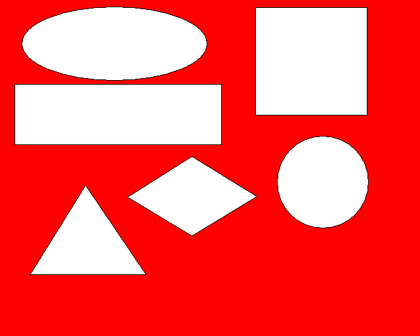
%> input picture input/01.bmp, 420 x 336 px, shrunk from 640 x 512 before the run
$ octave Ex04_shape_detect.m   (GNU Octave 9; MATLAB toolbox functions it lacks are replaced by stand-ins)
%> lines starting %> are read from the running program, lines starting %| are printed output that depends on the picture; in (x1, y1, x2, y2) boxes, pixels count from 0 and x2, y2 are one past the last pixel; in counts of white or black regions, pixels touching at a corner belong together; the program's own positions count from 1
close all
format long
i=imread('01.bmp');
%> i is the input picture: size 336x420x3 uint8; mean R, G, B 252, 92.6, 92.6
figure;imshow(i);
a=rgb2gray(i);
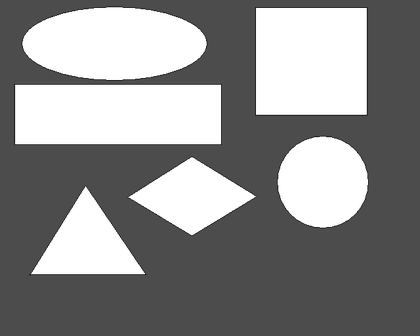
%> a: size 336x420 uint8; min 16, max 255, mean 140.1
bw=edge(a,'canny');
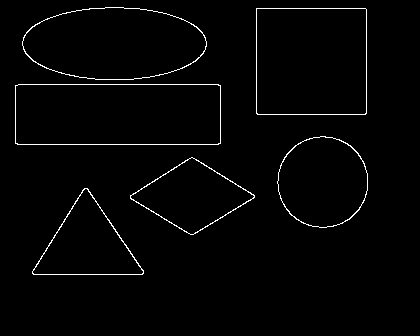
%> bw: size 336x420 logical; 1.7% white in thin lines or dots, all inside (x1, y1, x2, y2) = (15, 7, 368, 275)
bw = bwareaopen(bw,30);
se = strel('disk',2);
bw = imclose(bw,se);
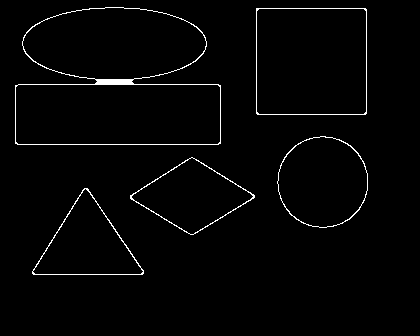
%> bw: size 336x420 logical; 1.9% white in thin lines or dots, all inside (x1, y1, x2, y2) = (15, 7, 368, 275)
bw = imfill(bw,'holes');
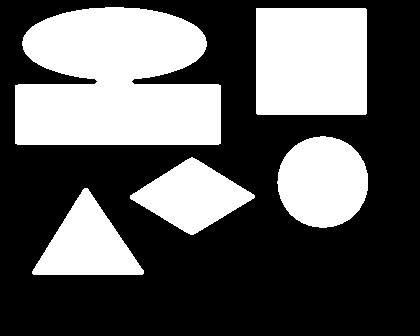
%> bw: size 336x420 logical; 36.9% white; 5 white regions, box (x1, y1, x2, y2) and area: (15, 7, 221, 145) 23331, (256, 8, 367, 115) 11874, (277, 136, 368, 228) 6549, (32, 188, 144, 275) 5218, (130, 157, 255, 235) 5150
L = bwlabel(bw);
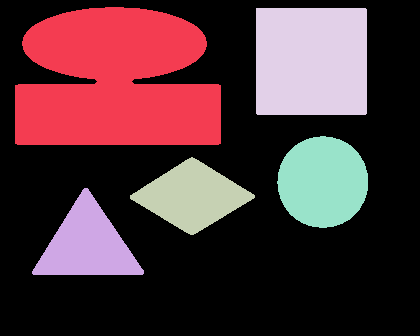
%> L: size 336x420 double; 6 distinct labels, from 0 to 5; one colour per label, 0 black
s  = regionprops(L, 'centroid');
%> s = 5 regions; Centroid: [116.9 82.5], [87.9 245.6], [192.7 196.9], [312 62], [323.4 182.6]
dt  = regionprops(L, 'area');
%> dt = 5 regions; Area: 23331, 11874, 6549, 5218, 5150
cv = regionprops(L, 'perimeter');
%> cv = 5 regions; Perimeter: 875.6, 314.1, 293.5, 421.1, 284.6
dim = size(s)
%> dim = [5 1]
BW_filled = imfill(bw,'holes');
boundaries = bwboundaries(BW_filled);
%> boundaries = 5 boundaries; box (x1, y1, x2, y2) and points: (15, 7, 221, 145) 855, (256, 8, 367, 115) 430, (32, 188, 144, 275) 285, (277, 136, 368, 228) 258, (130, 157, 255, 235) 254
[B,L] = bwboundaries(BW_filled,'noholes');
%> B has the same summary as boundaries
figure;imshow(i);
hold on;
for k=1:length(B)
    b= boundaries{k};
    dim = size(b)
    for i=1:dim(1)
        khoangcach{k}(1,i) = sqrt ( ( b(i,2) - s(k).Centroid(1) )^2 + ( b(i,1) - s(k).Centroid(2) )^2 )
    end
    a=max(khoangcach{k});
    b=min(khoangcach{k});
    c=dt(k).Area;
    vuong = c/(4*b^2)
    chunhat=c/(4*b*(a^2-b^2)^0.5);
    tamgiacdeu=(c*3^0.5)/((a+b)^2);
 boundary = B{k};
    if (vuong < 1.05 ) & (vuong > 0.95 )
            text(s(k).Centroid(1)-20,s(k).Centroid(2),'Tu Giac')
            plot(boundary(:,2), boundary(:,1), 'g', 'LineWidth', 4)
%     elseif (thoi < 1.05 ) & (thoi > 0.95 )
%             text(s(k).Centroid(1)-20,s(k).Centroid(2),'Tu Giac')
            plot(boundary(:,2), boundary(:,1), 'g', 'LineWidth', 4)
    elseif ((chunhat <1.05) & (chunhat >0.95))
            text(s(k).Centroid(1)-20,s(k).Centroid(2),'Tu Giac')
            plot(boundary(:,2), boundary(:,1), 'g', 'LineWidth', 4)
    elseif  (tamgiacdeu < 1.05 ) & (tamgiacdeu > 0.95 )
            text(s(k).Centroid(1)-20,s(k).Centroid(2),'Tam Giac')
            plot(boundary(:,2), boundary(:,1), 'g', 'LineWidth', 4)
    end
end
%> this loop made 5 passes
%> (dim, a, c, vuong, chunhat, tamgiacdeu) on passes 1 to 5: ([855 2], 120.9, 23331, 25.52, 3.22, 2.18), ([285 2], 62.93, 5218, 1.51, 0.797, 1.06), ([254 2], 62.32, 5150, 1.18, 0.738, 0.982), ([430 2], 76.37, 11874, 1.06, 1.02, 1.23), ([258 2], 45.9, 6549, 0.83, 3.19, 1.39)
%> after the loop, khoangcach = 5 items
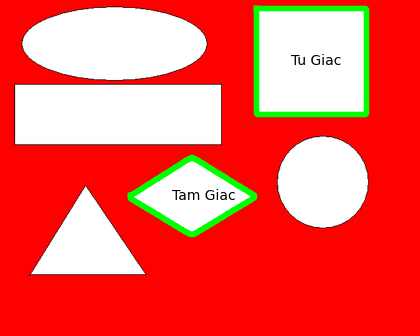
%> figure redrawn from the program's plot data

$ run again, with input/1.jpg saved as input/01.bmp
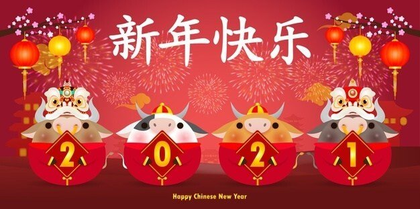
%> input picture input/1.jpg, 420 x 209 px, shrunk from 626 x 312 before the run
%> i is the input picture: size 209x420x3 uint8; mean R, G, B 184.2, 69.3, 66.4
%> `L = bwlabel(bw);`:
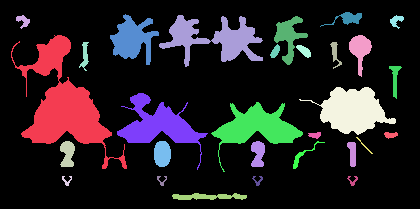
%> L: size 209x420 double; 30 distinct labels, from 0 to 29; one colour per label, 0 black
%> s = 29 regions; first 5, Centroid: [64.5 104.4], [23.9 21.5], [68.2 154.4], [67.4 181.3], [85.4 56.3]
%> dt = 29 regions; largest, Area: 4775, 2341, 2178, 2162, 2162
%> cv = 29 regions; first 5, Perimeter: 711.2, 48.89, 75.75, 41.58, 74.52
%> `dim = size(s)`: dim = [29 1]
%> boundaries = 29 boundaries; largest, box (x1, y1, x2, y2) and points: (11, 35, 127, 169) 641, (159, 15, 263, 67) 411, (117, 93, 208, 170) 361, (211, 102, 303, 172) 297, (299, 87, 396, 135) 241
%> B has the same summary as boundaries
%> the loop `for k=1:length(B)` made 29 passes
%> (dim, a, c, vuong, chunhat, tamgiacdeu) on passes 1 to 8: ([641 2], 89.86, 4775, 3.54, 0.739, 0.706), ([43 2], 7.77, 99, 77.95, 5.67, 2.47), ([70 2], 14.01, 288, 41.52, 3.92, 2.12), ([37 2], 6.26, 44, 15.07, 2.08, 1.51), ([67 2], 14.79, 131, 16.05, 1.56, 0.863), ([215 2], 30.36, 1280, 3.67, 1.19, 1.41), ([361 2], 59.12, 2178, 14.04, 1.49, 0.883), ([65 2], 12.89, 372, 1.5, 1.16, 1.49)
%> after the loop `for k=1:length(B)`: khoangcach = 29 items
%> after the loop `for k=1:length(B)`:
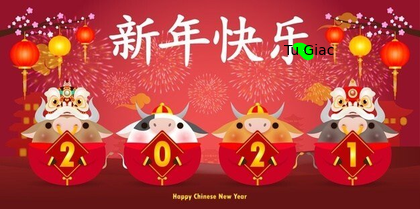
%> figure redrawn from the program's plot data

$ run again, with input/2.png saved as input/01.bmp
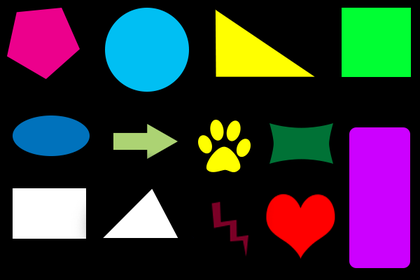
%> input picture input/2.png, 420 x 280 px, shrunk from 600 x 400 before the run
%> i is the input picture: size 280x420x3 uint8; mean R, G, B 52.5, 48, 54.3
%> `L = bwlabel(bw);`:
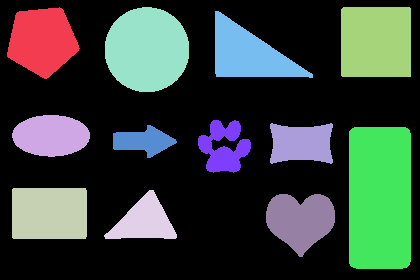
%> L: size 280x420 double; 13 distinct labels, from 0 to 12; one colour per label, 0 black
%> s = 12 regions; first 5, Centroid: [42.8 41.4], [51.6 136.3], [50 214], [144.8 221.9], [147.5 50.2]
%> dt = 12 regions; largest, Area: 8745, 5680, 4895, 3819, 3635
%> cv = 12 regions; first 5, Perimeter: 223.5, 190, 239.9, 192.5, 264.3
%> `dim = size(s)`: dim = [12 1]
%> boundaries = 12 boundaries; largest, box (x1, y1, x2, y2) and points: (349, 127, 411, 269) 388, (341, 7, 411, 77) 273, (215, 11, 313, 78) 262, (198, 120, 251, 173) 255, (12, 188, 87, 239) 245
%> B has the same summary as boundaries
%> the loop `for k=1:length(B)` made 12 passes
%> (dim, a, c, vuong, chunhat, tamgiacdeu) on passes 1 to 8: ([202 2], 38.08, 3635, 0.958, 1.32, 1.33), ([177 2], 38.67, 2560, 1.59, 0.966, 1.29), ([245 2], 44.09, 3819, 1.53, 1.05, 1.39), ([172 2], 42.53, 1946, 1.88, 0.768, 0.981), ([241 2], 42.65, 5680, 0.824, 3.48, 1.39), ([153 2], 32.96, 1192, 4.36, 1.13, 1.21), ([255 2], 29.76, 1643, 315.9, 12.12, 2.98), ([262 2], 67.76, 3452, 2.6, 0.726, 0.809)
%> after the loop `for k=1:length(B)`: khoangcach = 12 items
%> after the loop `for k=1:length(B)`:
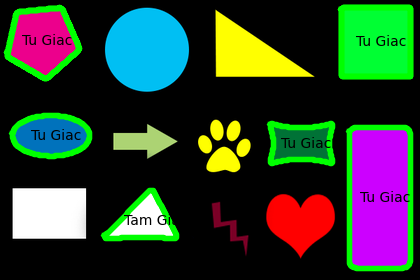
%> figure redrawn from the program's plot data

$ run again, with input/3.png saved as input/01.bmp
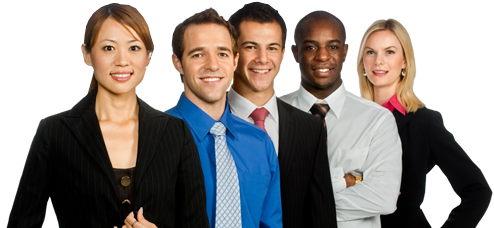
%> input picture input/3.png, 494 x 228 px
%> i is the input picture: size 228x494x3 uint8; mean R, G, B 145.8, 140.4, 137.9
%> `L = bwlabel(bw);`:
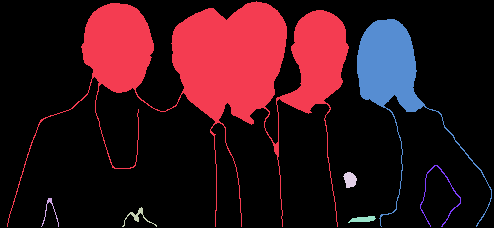
%> L: size 228x494 double; 8 distinct labels, from 0 to 7; one colour per label, 0 black
%> s = 7 regions; Centroid: [220.8 61.2], [50.5 211.3], [138.4 217.2], [350.6 180.3], [363.6 219.9], [391.6 72.9], [440.1 195.7]
%> dt = 7 regions; Area: 20779, 4779, 174, 159, 120, 118, 75
%> cv = 7 regions; Perimeter: 2853.4, 115.3, 119.3, 44.48, 57.4, 859.4, 290
%> `dim = size(s)`: dim = [7 1]
%> boundaries = 7 boundaries; box (x1, y1, x2, y2) and points: (7, 1, 349, 227) 2652, (357, 19, 492, 227) 773, (420, 165, 461, 227) 252, (41, 198, 59, 227) 110, (122, 207, 157, 227) 103, (348, 216, 376, 223) 56, (343, 172, 357, 188) 42
%> B has the same summary as boundaries
%> the loop `for k=1:length(B)` made 7 passes
%> (dim, a, c, vuong, chunhat, tamgiacdeu) on passes 1 to 7: ([2652 2], 269.7, 20779, 3.14, 0.479, 0.373), ([110 2], 17.89, 75, 1.48, 0.301, 0.282), ([103 2], 21.03, 118, 151, 3.17, 0.443), ([42 2], 8.48, 159, 1.83, 1.2, 1.59), ([56 2], 14.92, 120, 7.76, 1.03, 0.729), ([773 2], 176.2, 4779, 2.39, 0.306, 0.21), ([252 2], 32.61, 174, 0.206, 0.102, 0.136)
%> after the loop `for k=1:length(B)`: khoangcach = 7 items
%> after the loop `for k=1:length(B)`:
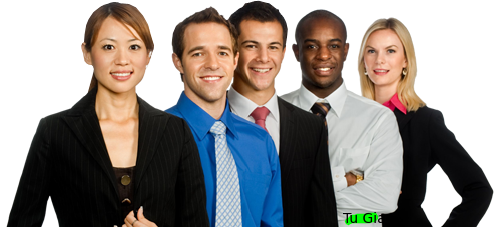
%> figure redrawn from the program's plot data
